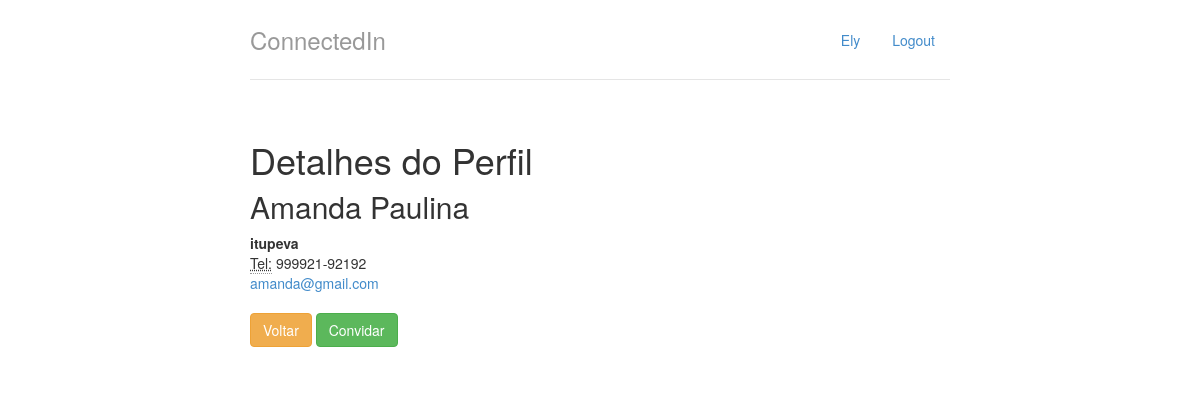
Page /perfil/2 on the committed database.
### perfis/models.py (models this page shows, shortened)
class Perfil(models.Model):
    nome = models.CharField(max_length=255, null=False)
    telefone = models.CharField(max_length=15, null= False)
    email = models.CharField(max_length=255, null=False)
    nome_empresa = models.CharField(max_length=255, null=False)
    contatos = models.ManyToManyField("Perfil")

### perfis/views.py (the view)
# urls.py: path('perfil/<int:perfil_id>', views.exibir, name='exibir'),
def exibir(request, perfil_id):
	perfil = Perfil.objects.get(id=perfil_id)
	perfil_logado = get_perfil_logado(request)
	ja_eh_contato = perfil in perfil_logado.contatos.all()
	ja_foi_convidado = Convite.objects.filter(solicitante=perfil_logado, convidado=perfil)
	return render(request, 'perfil.html',
		          {'perfil' : perfil,
		          'perfil_logado' : perfil_logado,
		          'ja_eh_contato' : ja_eh_contato,
		          'ja_foi_convidado': ja_foi_convidado})

### perfis/views.py (called while the page is built)
def get_perfil_logado(request):
	return Perfil.objects.get(id=perfil_id)

### perfis/templates/perfil.html (shortened to what this page needs)
{% extends "base.html" %}
{% block body %}
	<h1>Detalhes do Perfil</h1>
	<div class="row">
		<div class="col-lg-12">
		<h2 style="margin-top:0">{{perfil.nome|capfirst}}</h2>
		<address>
		<strong>{{perfil.nome_empresa}}</strong><br/>
		<abbr title="Telefone">Tel:</abbr> {{perfil.telefone}}<br/>
		<a href="mailto:{{perfil.email}}">{{perfil.email}}</a>
		</address>
        <a class="btn btn-warning" href="{% url 'index' %}">Voltar</a>
        {% if perfil != perfil_logado %}
	        {% if ja_eh_contato %}
	        <div class="well well-sm">Vocês estão conectados!</div>
	        {% elif ja_foi_convidado %}
	        <div class="well well-sm">Solicitacao pendente!</div>
	        {% else %}
	        	<a class="btn btn-success" role="button" href="{% url 'convidar' perfil.id %}">Convidar</a>
	        {% endif %}
        {% endif %}
{% endblock %}

### perfis/templates/base.html (shortened to what this page needs)
{% load staticfiles %}
<!DOCTYPE html>
<html lang="pt-BR">
<head>
    <link href="{% static 'styles/bootstrap.css' %}" rel="stylesheet"/>
    <link href="{% static 'styles/main.css' %}" rel="stylesheet"/>
</head>
<body>
	<div class="container">
		<div class="header">
			<ul class="nav nav-pills pull-right">
				<li class=""><a href="{% url 'index' %}">{{ perfil_logado.nome|capfirst }}</a></li>
				<li class=""><a href="{% url 'logout' %}">Logout</a></li>
			</ul>
			<h3 class="text-muted">ConnectedIn</h3>
		</div>
		<div class="row content">
		{% block body %}
		{% endblock %}
		</div>
	</div>
</body>
</html>

### perfis/static/styles/main.css (style rules this page uses)
body { padding-top: 20px; padding-bottom: 20px; }
.header, .content, .footer { padding-left: 15px; padding-right: 15px; }
.header { border-bottom: 1px solid #e5e5e5; }
.header h3 { margin-top: 0; margin-bottom: 0; line-height: 40px; padding-bottom: 19px; }
@media (min-width: 768px) { .container { max-width: 730px; } }
.content { margin: 40px 0; }
@media screen and (min-width: 768px) { .header, .content, .footer { padding-left: 0; padding-right: 0; } }
@media screen and (min-width: 768px) { .header { margin-bottom: 30px; } }

### rows in the picture
Perfil: nome "Ely"
Perfil: nome "Amanda Paulina", nome_empresa "itupeva", telefone "999921-92192", email "amanda@gmail.com"
